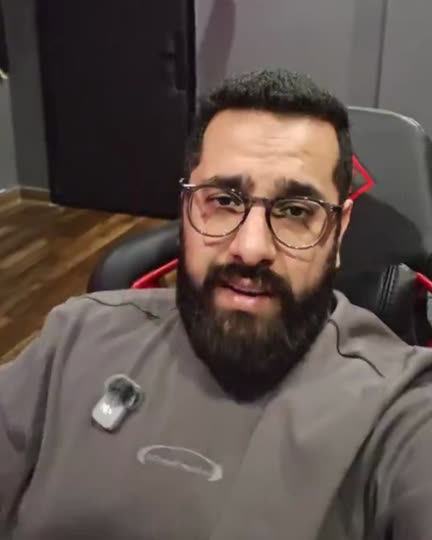
#> input picture integrations/alansari-motion-library/lut/original.jpg, 432 x 540 px
$ python -i visual_reference.py   (imports and definitions only)
#> lines starting #> are read from the running program, lines starting #| are printed output that depends on the picture
#!/usr/bin/env python3
"""Describe and compare still-frame visual structure without scoring its quality.

Local-only: reads image files, performs no network access, and never modifies inputs.
Pillow is optional and is only needed when this helper is run. The measurements are
signals for human comparison, not artistic judgements or copy targets.
"""
from __future__ import annotations

import argparse
import json
import math
import sys
from pathlib import Path
from typing import Any


def _pillow():
    try:
        from PIL import Image, ImageDraw, ImageFilter, ImageOps
    except ImportError as exc:
        raise RuntimeError(
            "This helper needs Pillow. Follow Khaam's normal permission-gated setup "
            "for optional Python packages; nothing was installed."
        ) from exc
    return Image, ImageDraw, ImageFilter, ImageOps


def _load(path: str | Path):
    Image, _, _, ImageOps = _pillow()
    src = Path(path).expanduser()
    if not src.is_file():
        raise ValueError(f"Image not found: {src}")
    try:
        with Image.open(src) as im:
#> im is the input picture: PIL image 432x540 RGB; mean R, G, B 93.8, 80.9, 75.4
            return ImageOps.exif_transpose(im).convert("RGB")
    except Exception as exc:
        raise ValueError(f"Cannot read image {src}: {exc}") from exc


def palette(image, limit: int = 6) -> list[dict[str, Any]]:
    """Return reproducible dominant colours and their approximate pixel shares."""
    Image, _, _, _ = _pillow()
    sample = image.convert("RGB").resize((128, 128), Image.Resampling.LANCZOS)
    quantized = sample.quantize(colors=limit, method=Image.Quantize.MEDIANCUT)
    counts = quantized.getcolors(128 * 128) or []
    colors = quantized.getpalette()
    total = sum(n for n, _ in counts) or 1
    out = []
    for count, index in sorted(counts, reverse=True):
        rgb = tuple(colors[index * 3:index * 3 + 3])
        out.append({"hex": "#%02X%02X%02X" % rgb, "rgb": list(rgb), "share": round(count / total, 4)})
    return out


# [5 lines left out: function _cosine, not called in this run]


def measure_image(image, bands: int = 10, grid: tuple[int, int] = (4, 8)) -> dict[str, Any]:
    """Extract colour and coarse edge-density descriptors from an already-open image."""
#> called with bands = 10, grid = (4, 8)
    Image, _, ImageFilter, _ = _pillow()
    w, h = image.size
#> w = 432; h = 540
    # Edge density is a rough proxy for where visual detail lives, not a text/content detector.
    edge = image.convert("L").resize((grid[0] * 12, grid[1] * 12), Image.Resampling.LANCZOS)
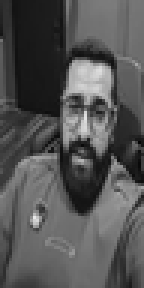
#> edge: PIL image 48x96 L (shown 3 times larger); min 5, max 231, mean 84.1
    edge = edge.filter(ImageFilter.FIND_EDGES)
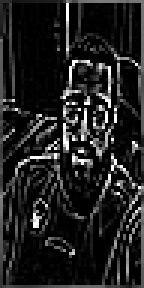
#> edge: PIL image 48x96 L (shown 3 times larger); min 0, max 255, mean 32.2
    px = list(edge.tobytes())
#> px = 4608 values, max 255 at index 70, min 0 at index 52, mean 32.22
    cells = []
    for gy in range(grid[1]):
        for gx in range(grid[0]):
            values = [px[y * edge.width + x]
                      for y in range(gy * 12, (gy + 1) * 12)
                      for x in range(gx * 12, (gx + 1) * 12)]
            cells.append(sum(values) / (len(values) * 255))
#> after the loop, cells = 32 values, max 0.297 at index 14, min 0.046 at index 29, mean 0.126
    total = sum(cells) or 1.0
#> total = 4.04
    norm_cells = [round(x / total, 5) for x in cells]
#> norm_cells = 32 values, max 0.0734 at index 14, min 0.0114 at index 29, mean 0.0312
    bands_out = []
    for row in range(bands):
        y0 = round(row * edge.height / bands)
        y1 = max(y0 + 1, round((row + 1) * edge.height / bands))
        vals = [px[y * edge.width + x] for y in range(y0, min(y1, edge.height)) for x in range(edge.width)]
        bands_out.append(sum(vals) / (len(vals) * 255) if vals else 0.0)
#> after the loop, bands_out = [0.085, 0.0724, 0.124, 0.155, 0.193, 0.182, 0.138, 0.131, 0.0919, 0.0859]
    bands_total = sum(bands_out) or 1.0
#> bands_total = 1.26
    bands_out = [round(x / bands_total, 5) for x in bands_out]
#> bands_out = [0.0675, 0.0575, 0.0984, 0.123, 0.153, 0.145, 0.11, 0.104, 0.073, 0.0682]
    return {
        "size": [w, h],
        "aspect": round(w / h, 5) if h else 0,
        "palette": palette(image),
        "edge_density_by_vertical_band": bands_out,
        "coarse_layout_signature": norm_cells,
        "measurement_note": "Palette and edge-distribution descriptors only; not a quality score or semantic analysis.",
    }
#> in palette, `sample = image.convert("RGB").resize((128, 128), Image.Resampling.LANC..`:
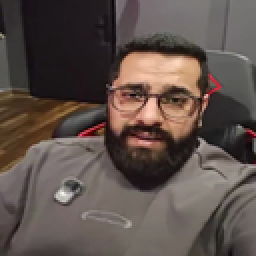
#> sample: PIL image 128x128 RGB (shown 2 times larger); mean R, G, B 93.8, 80.9, 75.4
#> in palette, `quantized = sample.quantize(colors=limit, method=Image.Quantize.MEDIAN..`:
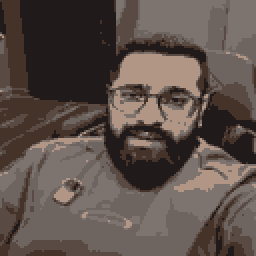
#> quantized: PIL image 128x128 P (shown 2 times larger); mean R, G, B 92.8, 80.2, 74.9
#> in palette, `counts = quantized.getcolors(128 * 128) or []`: counts = [(1530, 0), (3057, 1), (3563, 2), (2052, 3), (2384, 4), (3798, 5)]
#> in palette, `colors = quantized.getpalette()`: colors = [177, 149, 133, 125, 116, 112, 111, 101, 96, 89, 75, 68, 69, 50, 41, 33, 26, 27]
#> in palette, `total = sum(n for n, _ in counts) or 1`: total = 16384
#> the loop in palette, `for count, index in sorted(counts, reverse=True):` made 6 passes
#> (count, index, rgb) on passes 1 to 6: (3798, 5, (33, 26, 27)), (3563, 2, (111, 101, 96)), (3057, 1, (125, 116, 112)), (2384, 4, (69, 50, 41)), (2052, 3, (89, 75, 68)), (1530, 0, (177, 149, 133))
#> after the loop in palette, `for count, index in sorted(counts, reverse=True):`: out = 6 items


def measure(path: str | Path) -> dict[str, Any]:
    return measure_image(_load(path))


# [82 lines left out: functions palette_distance, similarity, make_comparison_card, not called in this run]


def _print_json(value: Any) -> None:
    print(json.dumps(value, ensure_ascii=False, indent=2))


# [41 lines left out: function main, not called in this run]


# [2 lines not run here, left out]

>>> result = measure('../integrations/alansari-motion-library/lut/original.jpg')
#> result = 6 items
